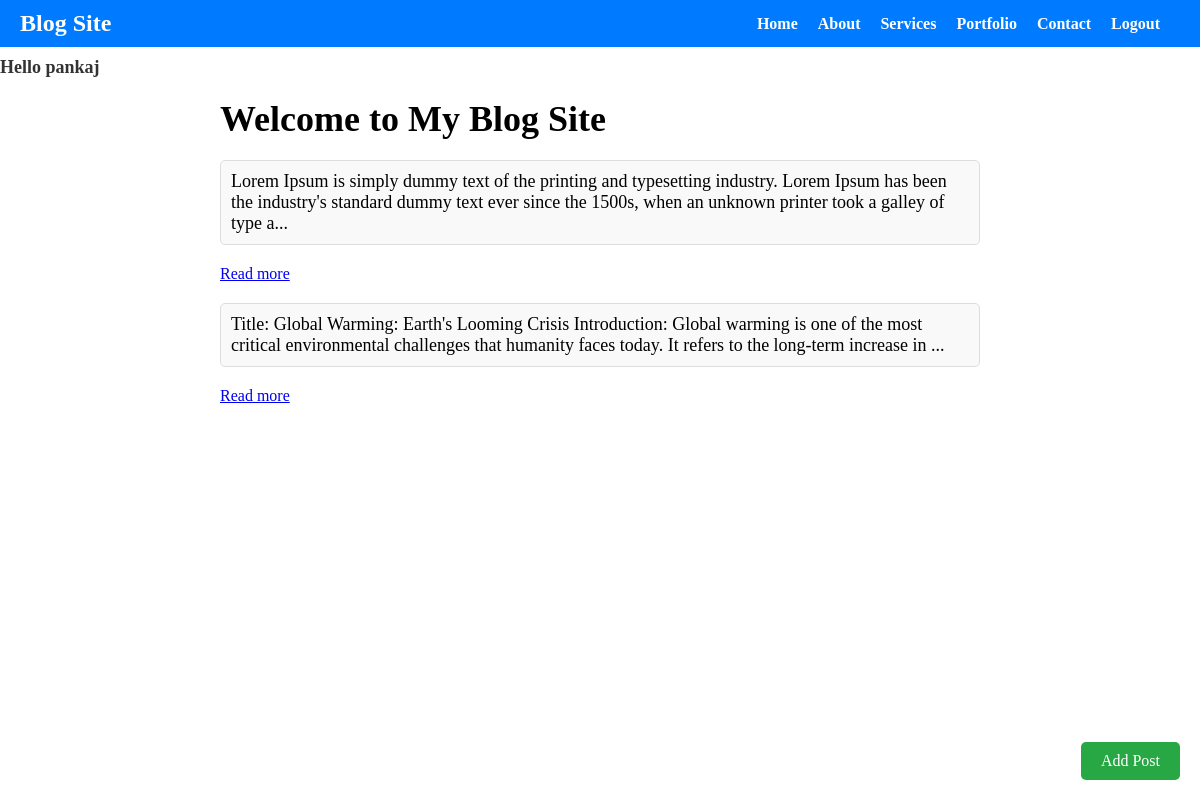
The app's page /authentication/homepage/ (signed in) with its own data.
### authentication/models.py (models this page shows)
class Post(models.Model):
    user=models.ForeignKey(User,on_delete=models.CASCADE)
    content=models.TextField()
    timestamp=models.DateTimeField(auto_now_add=True)

### authentication/views.py (the view)
# urls.py: path('homepage/', views.homepage, name='homepage'),
@login_required(login_url="loginpage")
def homepage(request):
    posts=Post.objects.all()
    context={
        "posts":posts
    }
    return render(request,"homepage.html",context)

### templates/homepage.html (shortened to what this page needs)
<!DOCTYPE html>
<html>
<head>
</head>
<body>
    <nav class="navbar">
        <div class="container">
            <h1 class="logo">Blog Site</h1>
            <ul class="nav-menu">
                <li><a href="#">Home</a></li>
                <li><a href="#">About</a></li>
                <li><a href="#">Services</a></li>
                <li><a href="#">Portfolio</a></li>
                <li><a href="#">Contact</a></li>
                <li><a href="{% url 'logoutpage' %}">Logout</a></li>
            </ul>
        </div>
    </nav>
    {% if user.is_authenticated %}
   <b> Hello {{request.user}}</b>
    {% else %}
   <b> Hello</b>
    {% endif %}
    <div class="content">
        <h2>Welcome to My Blog Site</h2>
        {% for post in posts %}
        <div class="post">
            <p>{{ post.content|slice:":200" }}{% if post.content|length > 200 %}...{% endif %}</p>
            <a href="{% url 'detailpage' post.id %}">Read more</a>
        </div>
        {% endfor %}
    </div>
    <a class="add-post-button" href="{% url 'addpost' %}">Add Post</a>
</body>
</html>

### templates/homepage.html (style rules this page uses)
b { font-size: 18px; color: #333; margin-top: 10px; display: block; }
* { margin: 0; padding: 0; box-sizing: border-box; }
.navbar { background-color: #007bff; color: #fff; display: flex; justify-content: space-between; align-items: center; padding: 10px 0; }
.container { max-width: 1200px; width: 100%; margin: 0 auto; padding: 0 20px; display: flex; justify-content: space-between; align-items: center; }
.logo { font-size: 24px; }
.nav-menu { list-style: none; display: flex; }
.nav-menu li { margin-right: 20px; }
.nav-menu a { text-decoration: none; color: #fff; font-weight: bold; transition: color 0.3s; }
.content { max-width: 800px; margin: 0 auto; padding: 20px; }
.content h2 { font-size: 36px; margin-bottom: 10px; }
.content p { font-size: 18px; text-align: left; margin: 20px 0; padding: 10px; border: 1px solid #ddd; background-color: #f9f9f9; border-radius: 5px; }
.add-post-button { position: fixed; bottom: 20px; right: 20px; background-color: #28a745; color: #fff; padding: 10px 20px; border-radius: 5px; text-decoration: none; font-size: 16px; z-index: 1; }

### records on screen
Post: content "Lorem Ipsum is simply dummy text of the printing and typesetting industry. Lorem Ipsum has been the industry's standard dummy text ever since the 1500s, when an unknown printer took a galley of type a"
Post: content "Title: Global Warming: Earth's Looming Crisis Introduction: Global warming is one of the most critical environmental challenges that humanity faces today. It refers to the long-term increase in"

### other values on screen
{{ request.user }} "pankaj"
